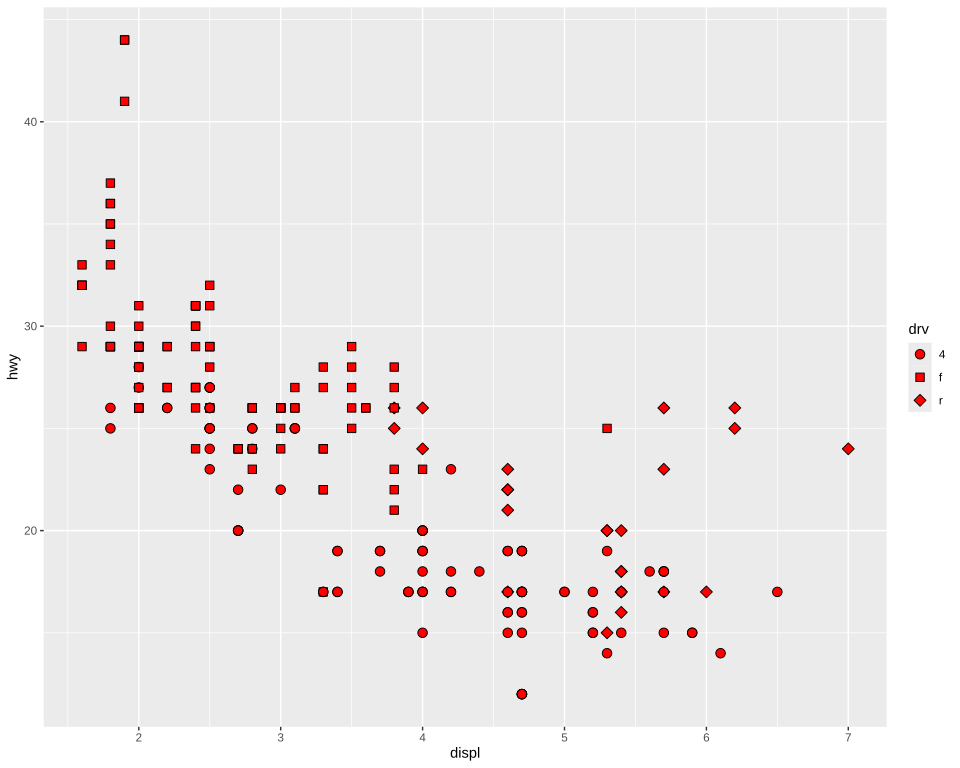

The R source for this figure:
# The plot test/golden/shape_filled.svg draws, drawn by ggplot2 itself, as ggplot2's own visual tests
# draw their snapshots: the independent check on that golden whenever it changes. The suite
# never runs this; it needs R, ggplot2 and vdiffr, saved as the Docker image
# giggly-r:ggplot2-4.0.3. From the repository's root:
#
#   docker run --rm -v "$PWD/test/golden":/golden:ro giggly-r:ggplot2-4.0.3 \
#     Rscript /golden/shape_filled.R > shape_filled.ggplot2.svg
#
# and compare the two drawings element by element, as test/golden/point.R describes.
#
# Drive trains in shapes 21 to 23 a manual scale gives, filled red by the layer, which fills its
# legend's keys too, at size 3.
# First checked with ggplot2 4.0.3 and vdiffr 1.0.9: every element matches, the x axis drawn before
# the y as test/golden/point.R describes, and every clip path.

library(ggplot2)

plot <- ggplot(mpg, aes(displ, hwy, shape = drv)) +
  geom_point(fill = "red", size = 3) +
  scale_shape_manual(values = c(21, 22, 23)) +
  theme_gray()

file <- tempfile(fileext = ".svg")
suppressWarnings(vdiffr::write_svg(plot, file))
cat(readLines(file), sep = "\n")
